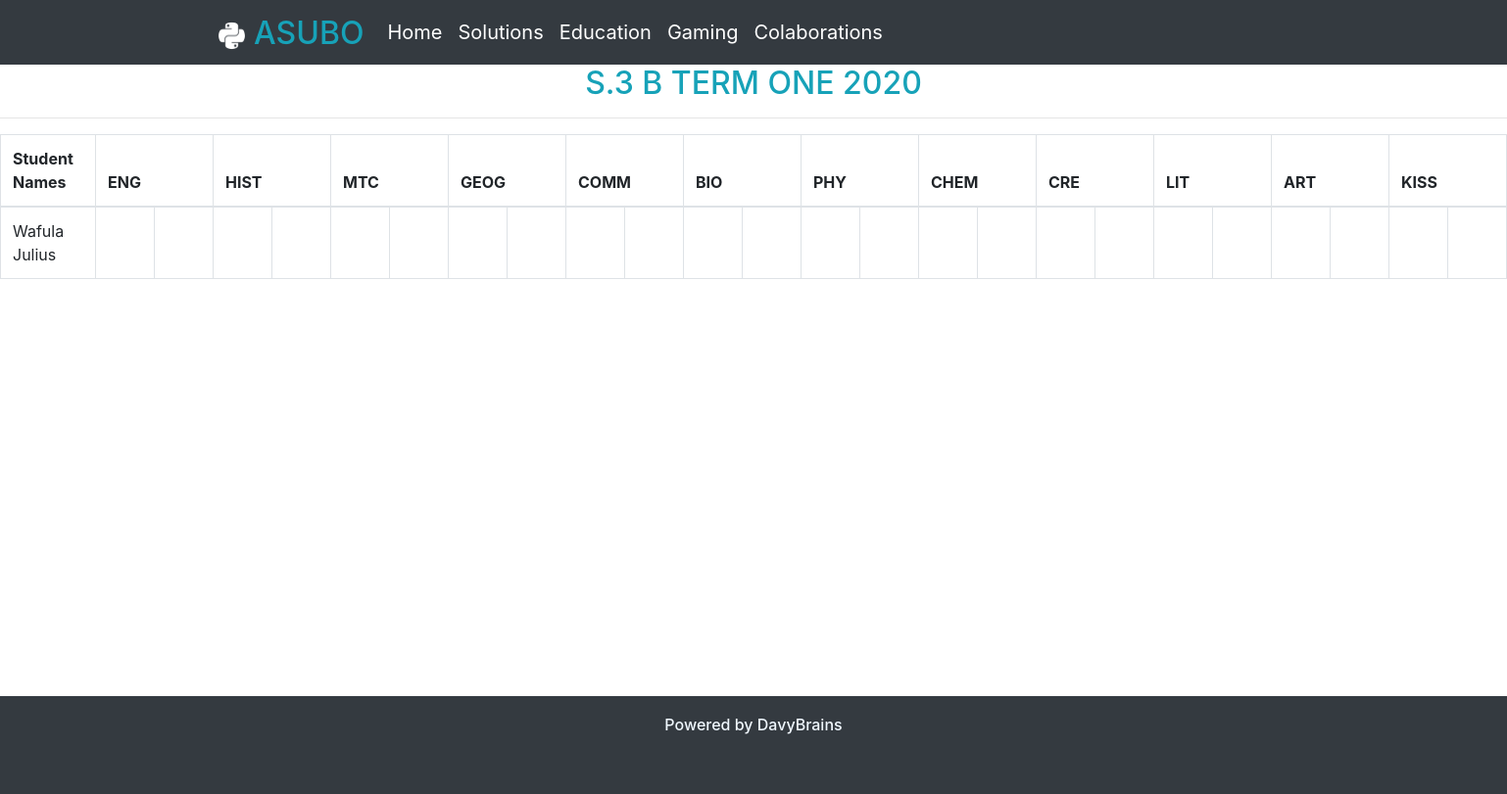
Page /studentresults/marklistbystream/5/ on the committed database.
### reportcards/models.py (models this page shows, shortened)
class MarkList(models.Model):
    year = models.IntegerField()
    term = models.CharField(max_length=10)
    klass = models.CharField(max_length=10)
    stream = models.CharField(max_length=10)
    def __str__(self):
        return f'{self.klass} {self.stream} {self.term} {self.year}'

class Student(models.Model):
    class_choices = (
        ('S.1', 'S.1'),
        ('S.2', 'S.2'),
        ('S.3', 'S.3'),
        ('S.4', 'S.4'),
        ('S.5', 'S.5'),
        ('S.6', 'S.6'),
    )
    streams = (
        ('A', 'A'),
        ('B', 'B'),
        ('C', 'C'),
        ('S', 'S'),
    )
    sex_choices = (
        ('Female', 'Female'),
        ('Male', 'Male')
    )
    house_choices = (
        ('Australia', 'Australia'),
        ('Brazil', 'Brazil'),
        ('Canada', 'Canada'),
        ('France', 'France'),
        ('Japan', 'Japan'),
        ('Nigeria', 'Nigeria')
    )
    sir_name = models.CharField(max_length=50)
    given_name = models.CharField(max_length=50)
    other_names = models.CharField(max_length=50, null=True, blank=True)
    sex = models.CharField(max_length=8, choices=sex_choices)
    passport_photo = models.ImageField(upload_to='passports', blank=True, null=True)
    klass = models.CharField(max_length=5, choices=class_choices)
    stream = models.CharField(max_length=10, choices=streams)
    house = models.CharField(max_length=10, choices=house_choices, blank=True, null=True)
    date_added = models.DateTimeField(auto_now=True)
    scores = {}
    @property
    def full_names(self):
        if self.other_names != None:
            return f'{self.sir_name} {self.given_name} {self.other_names}'
        else:
            return f'{self.sir_name} {self.given_name}'

### reportcards/views.py (the view)
# urls.py: path('marklistbystream/<mkl>/', views.marks_by_stream, name='marks_by_stream'),
def marks_by_stream(request, mkl):
    marklist = MarkList.objects.get(id = mkl)
    results = Result.objects.filter(marklist = marklist)
    classes = ['S.6', 'S.5']
    if marklist.klass in classes:
        subjects = Subject.objects.filter(alevel=True)
    else:
        subjects = Subject.objects.filter(olevel=True)
    scores = []
    for result in results:
        dic = {
            'score': result.all_scores,
        }
        scores.append(dic)
    context = {
        'marklist': marklist,
        'results': results,
        'subjects': subjects,
        'scores': scores,
    }
    return render(request, 'reportcards/marks_by_stream.html', context)

### reportcards/models.py (called while the page is built, shortened)
    @property
    def all_scores(self):
        std_scores = Score.objects.filter(marklist = self.marklist, student = self.student)
        scores = {
            'student': self.student,
        }
        return scores

### reportcards/templates/reportcards/marks_by_stream.html (shortened to what this page needs)
{% extends 'mainapp/base.html' %}
{% block content %}
    <h2 class="text-center text-info">{{ marklist }}</h2>
    <hr>
    <table class="table table-bordered">
        <thead>
            <th>Student Names</th>
            <th colspan="2">ENG</th>
            <th colspan="2">HIST</th>
            <th colspan="2">MTC</th>
            <th colspan="2">GEOG</th>
            <th colspan="2">COMM</th>
            <th colspan="2">BIO</th>
            <th colspan="2">PHY</th>
            <th colspan="2">CHEM</th>
            <th colspan="2">CRE</th>
            <th colspan="2">LIT</th>
            <th colspan="2">ART</th>
            <th colspan="2">KISS</th>
        </thead>
        <tbody>
            {% for score in scores %}
                <tr class="s-row" id="{{ score.score.student.id }}">
                    <td>{{ score.score.student.full_names }}</td>
                    <td><input type="number" value="{{ score.score.ENG.value }}" onchange="javascript:save(this, 'value', {{ score.score.student.id }}, {{ score.score.ENG.subject.id }})"></td>
                    <td><input type="number" value="{{ score.score.ENG.value1 }}" onchange="javascript:save(this, 'value1', {{ score.score.student.id }}, {{ score.score.ENG.subject.id }})"></td>
                    <td><input type="number" value="{{ score.score.HIST.value }}" onchange="javascript:save(this, 'value', {{ score.score.student.id }}, {{ score.score.HIST.subject.id }})"></td>
                    <td><input type="number" value="{{ score.score.HIST.value1 }}" onchange="javascript:save(this, 'value1', {{ score.score.student.id }}, {{ score.score.HIST.subject.id }})"></td>
                    <td><input type="number" value="{{ score.score.MTC.value }}" onchange="javascript:save(this, 'value', {{ score.score.student.id }}, {{ score.score.MTC.subject.id }})"></td>
                    <td><input type="number" value="{{ score.score.MTC.value1 }}" onchange="javascript:save(this, 'value1', {{ score.score.student.id }}, {{ score.score.MTC.subject.id }})"></td>
                    <td><input type="number" value="{{ score.score.GEOG.value }}" onchange="javascript:save(this, 'value', {{ score.score.student.id }}, {{ score.score.GEOG.subject.id }})"></td>
                    <td><input type="number" value="{{ score.score.GEOG.value1 }}" onchange="javascript:save(this, 'value1', {{ score.score.student.id }}, {{ score.score.GEOG.subject.id }})"></td>
                    <td><input type="number" value="{{ score.score.COMM.value }}" onchange="javascript:save(this, 'value', {{ score.score.student.id }}, {{ score.score.COMM.subject.id }})"></td>
                    <td><input type="number" value="{{ score.score.COMM.value1 }}" onchange="javascript:save(this, 'value1', {{ score.score.student.id }}, {{ score.score.COMM.subject.id }})"></td>
                    <td><input type="number" value="{{ score.score.BIO.value }}" onchange="javascript:save(this, 'value', {{ score.score.student.id }}, {{ score.score.BIO.subject.id }})"></td>
                    <td><input type="number" value="{{ score.score.BIO.value1 }}" onchange="javascript:save(this, 'value1', {{ score.score.student.id }}, {{ score.score.BIO.subject.id }})"></td>
                    <td><input type="number" value="{{ score.score.PHY.value }}" onchange="javascript:save(this, 'value', {{ score.score.student.id }}, {{ score.score.PHY.subject.id }})"></td>
                    <td><input type="number" value="{{ score.score.PHY.value1 }}" onchange="javascript:save(this, 'value1', {{ score.score.student.id }}, {{ score.score.PHY.subject.id }})"></td>
                    <td><input type="number" value="{{ score.score.CHEM.value }}" onchange="javascript:save(this, 'value', {{ score.score.student.id }}, {{ score.score.CHEM.subject.id }})"></td>
                    <td><input type="number" value="{{ score.score.CHEM.value1 }}" onchange="javascript:save(this, 'value1', {{ score.score.student.id }}, {{ score.score.CHEM.subject.id }})"></td>
                    <td><input type="number" value="{{ score.score.CRE.value }}" onchange="javascript:save(this, 'value', {{ score.score.student.id }}, {{ score.score.CRE.subject.id }})"></td>
                    <td><input type="number" value="{{ score.score.CRE.value1 }}" onchange="javascript:save(this, 'value1', {{ score.score.student.id }}, {{ score.score.CRE.subject.id }})"></td>
                    <td><input type="number" value="{{ score.score.LIT.value }}" onchange="javascript:save(this, 'value', {{ score.score.student.id }}, {{ score.score.LIT.subject.id }})"></td>
                    <td><input type="number" value="{{ score.score.LIT.value1 }}" onchange="javascript:save(this, 'value1', {{ score.score.student.id }}, {{ score.score.LIT.subject.id }})"></td>
                    <td><input type="number" value="{{ score.score.ART.value }}" onchange="javascript:save(this, 'value', {{ score.score.student.id }}, {{ score.score.ART.subject.id }})"></td>
                    <td><input type="number" value="{{ score.score.ART.value1 }}" onchange="javascript:save(this, 'value1', {{ score.score.student.id }}, {{ score.score.ART.subject.id }})"></td>
                    <td><input type="number" value="{{ score.score.KISS.value }}" onchange="javascript:save(this, 'value', {{ score.score.student.id }}, {{ score.score.KISS.subject.id }})"></td>
                    <td><input type="number" value="{{ score.score.KISS.value1 }}" onchange="javascript:save(this, 'value1', {{ score.score.student.id }}, {{ score.score.KISS.subject.id }})"></td>
                </tr>
            {% endfor %}
        </tbody>
    </table>
{% endblock content %}

### mainapp/templates/mainapp/base.html (style rules this page uses)
* { text-decoration: none; }
body { min-height: 100vh; }

### reportcards/templates/reportcards/marks_by_stream.html (style rules this page uses)
input[type="number"] { width: 35px; height: 35px; border: none; text-align: center; }

### rows in the picture
MarkList: klass+stream+term "S.3 B TERM ONE 2020"
Student: score.student.full_names "Wafula Julius"
